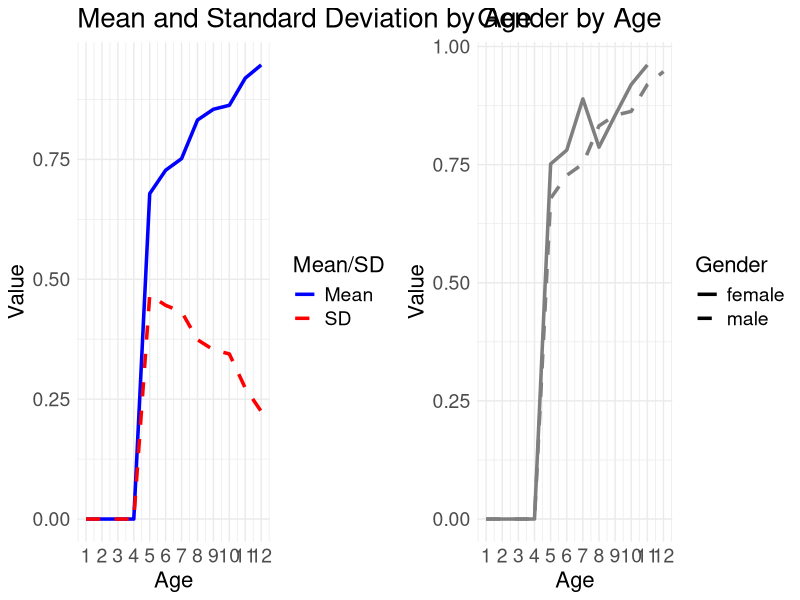
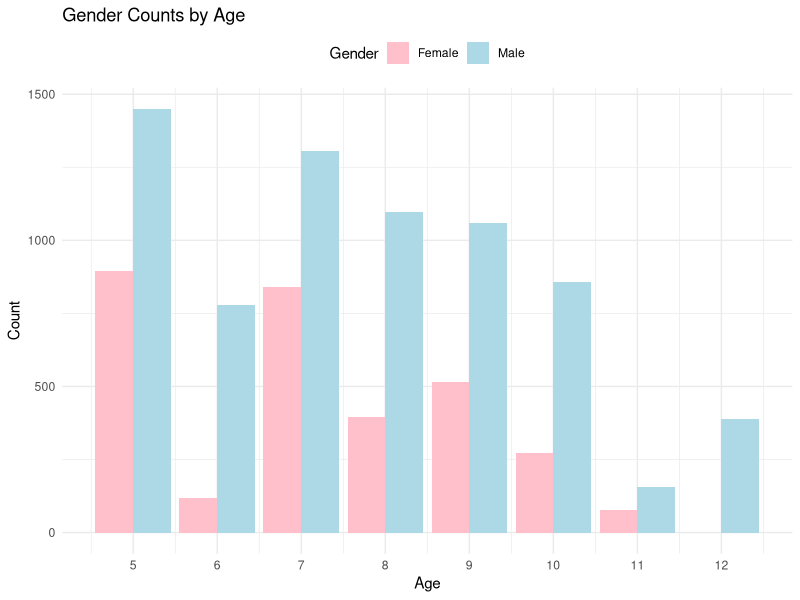

These figures' R source, in order:
## ---- chunk 1
knitr::opts_chunk$set(echo = TRUE)
## ---- chunk 2
library(tidyverse)
library(dplyr)
library(knitr)
library(ggplot2)
library(gridExtra)
## ---- chunk 3
tom2 <- read.csv("../behavioral_data/ToMBooklet1-Data.csv")

gender <- read.csv("../behavioral_data//ToMBooklet1_gender.csv") %>%
  rename(subID = SubID) %>%
  mutate(Age = as.integer(Age)) # 整数

#print("展示表头")
#print(head(tom2))
#print("展示表头")

gender$Gender[gender$Gender == "F"] <- "Female"
gender$Gender[gender$Gender == "M"] <- "Male"


tom2_gender <- right_join(tom2, gender, by = "subID") %>%  # 表左联right_join
  group_by(Question_ID, Gender) # group_by聚合


tom2_gender <- tom2_gender[!is.na(tom2_gender$Age), ]

print(head(tom2_gender))
## ---- chunk 4
# 存储结果的列表

unique_ages <- sort(unique(tom2_gender$Age)) # 不同年龄

ages_mean <- numeric(length(unique_ages))
ages_sd <- numeric(length(unique_ages))

f_ages_mean  <- numeric(length(unique_ages))
f_ages_sd <- numeric(length(unique_ages))

m_ages_mean <- numeric(length(unique_ages))
m_ages_sd <- numeric(length(unique_ages))


for(age in unique_ages) {
  older <- tom2_gender %>%
    filter(Age == age)
  
  f_older <- older %>%
    filter(Gender == "Female")
  
  m_older <- older %>%
    filter(Gender == "Male")
  
  
  ages_mean[age] <- mean(m_older$Answer..0..1., na.rm = TRUE)
  ages_sd[age] <- sd(m_older$Answer..0..1., na.rm = TRUE)
  
  f_ages_mean[age] <- mean(f_older$Answer..0..1., na.rm = TRUE)
  f_ages_sd[age] <- sd(f_older$Answer..0..1., na.rm = TRUE)
  
  m_ages_mean[age] <- mean(m_older$Answer..0..1., na.rm = TRUE)

m_ages_sd[age] <- sd(m_older$Answer..0..1., na.rm = TRUE)
}
  

#plot(ages_mean, type = "l", main = "Line Plot", xlab = "age", ylab = "answer mean")
#plot(ages_sd, type = "l", main = "Line Plot", xlab = "age", ylab = "answer mean")

data <- data.frame(
  Age = 1:max(unique_ages),
  Mean = ages_mean,
  SD = ages_sd,
  f_m = f_ages_mean,
  f_sd = f_ages_sd,
  m_m = m_ages_mean,
  m_sd = m_ages_sd
)

p1 <- ggplot(data) +
  geom_line(aes(x = Age, y = Mean, color = "Mean", linetype = "Mean"), size = 1.2) +
  geom_line(aes(x = Age, y = SD, color = "SD", linetype = "SD"), size = 1.2) +
  scale_color_manual(name = "Mean/SD", values = c("Mean" = "blue", "SD" = "red")) +
  scale_linetype_manual(name = "Mean/SD", values = c("Mean" = "solid", "SD" = "dashed")) +
  labs(title = "Mean and Standard Deviation by Age", x = "Age", y = "Value") +
  theme_minimal() +
  scale_x_continuous(breaks = seq(min(data$Age), max(data$Age), by = 1)) +
  theme(plot.title = element_text(size = 20),
        legend.title = element_text(size = 16),  # Adjust legend title size
        legend.text = element_text(size = 14),   # Adjust legend text size
        axis.title.x = element_text(size = 16),  # Adjust x-axis title size
        axis.title.y = element_text(size = 16),  # Adjust y-axis title size
        axis.text.x = element_text(size = 14),   # Adjust x-axis text size
        axis.text.y = element_text(size = 14))   # Adjust y-axis text size

# Plot 2
p2 <- ggplot(data) +
  geom_line(aes(x = Age, y = f_m, color = "female", linetype = "female"), size = 1.2) +
  geom_line(aes(x = Age, y = m_m, color = "male", linetype = "male"), size = 1.2) +
  scale_color_manual(name = "Gender", values = c("Female" = "blue", "Male" = "red")) +
  scale_linetype_manual(name = "Gender", values = c("female" = "solid", "male" = "dashed")) +
  labs(title = "Gender by Age", x = "Age", y = "Value") +
  theme_minimal() +
  scale_x_continuous(breaks = seq(min(data$Age), max(data$Age), by = 1)) +
  theme(plot.title = element_text(size = 20),
        legend.title = element_text(size = 16),  # Adjust legend title size
        legend.text = element_text(size = 14),   # Adjust legend text size
        axis.title.x = element_text(size = 16),  # Adjust x-axis title size
        axis.title.y = element_text(size = 16),  # Adjust y-axis title size
        axis.text.x = element_text(size = 14),   # Adjust x-axis text size
        axis.text.y = element_text(size = 14))   # Adjust y-axis text size

# Combine plots
combined_plot <- grid.arrange(p1, p2, ncol = 2)

# Save combined plot
ggsave("combined_plot.png", combined_plot, width = 16, height = 8, units = "in")
## ---- chunk 5
library(ggplot2)
library(dplyr)
library(tidyr)

gender_counts <- tom2_gender %>%
  group_by(Age, Gender) %>%
  summarise(count = n()) %>%
  ungroup() %>%
  complete(Age, Gender, fill = list(count = 0))

ggplot(gender_counts, aes(x = Age, y = count, fill = Gender)) +
  geom_bar(stat = "identity", position = "dodge") +
  labs(title = "Gender Counts by Age", x = "Age", y = "Count") +
  scale_fill_manual(values = c("Female" = "pink", "Male" = "lightblue")) +
  theme_minimal() +
  theme(legend.position = "top") +
  scale_x_continuous(breaks = seq(5, 12,1))
## ---- chunk 6
unique_ages_11 <- sort(unique(tom2_gender$Age))
unique_ages_11 <- unique_ages_11[unique_ages_11 != 12]
unique_ages_11
## ---- chunk 7
all_ages_summary <- list()
all_ages_differences <- list()

print(unique_ages)
for (age in unique_ages_11) {  # 排除12岁的
# 下面是源代码内容
  older <- tom2_gender %>%
    filter(Age == age)
  print(age)
  
  older_summary <- older %>%
    summarise(
      mean_response = mean(Answer..0..1., na.rm = TRUE),
      sd_response = sd(Answer..0..1., na.rm = TRUE)
    )
  
  all_ages_summary[[paste("Age", age)]] <- older_summary # 结果添加到表用于一起打印

  #print(paste("Summary for Age", age, "and up:")) # 用于分别打印
  #print(older_summary)
  
older_differences <- older %>%
  group_by(Question_ID, Gender) %>%
  summarise(mean_response = mean(Answer..0..1., na.rm = TRUE)) %>%
  pivot_wider(names_from = Gender, values_from = mean_response, values_fill = 0) %>%
  mutate(across(any_of(c("Female", "Male")), ~ifelse(is.null(.), 0, .))) %>%
  mutate(gender_difference = coalesce(Female, 0) - coalesce(Male, 0)) %>%
  arrange(desc(gender_difference))

  unique(older$Gender)
  
  all_ages_differences[[paste("Age", age)]] <- older_differences # 结果添加到表用于一起打印
  
  #print(paste("Differences for Age", age, "and up:"))# 用于分别打印
  #print(older_differences)

  # 对每个年龄组进行基于Question的簇分析



cluster_older <- older %>%
mutate(Cluster = sub(".*_(1[0-9]|[1-9])\\..*", "\\1", Question_ID))
  
  cluster_older_summary <- cluster_older %>%
    group_by(Cluster) %>%
    summarise(
      mean_response = mean(Answer..0..1., na.rm = TRUE),
      sd_response = sd(Answer..0..1., na.rm = TRUE)
    ) %>%
    arrange(as.numeric(Cluster))
  
  #all_ages_summary[[paste("Cluster Age", age)]] <- cluster_older_summary

  #print(paste("Summary for Cluster Age", age, "and up:"))
  #print(cluster_older_summary)
  
cluster_older_differences <- cluster_older %>%
  group_by(Cluster, Gender) %>%
  summarise(mean_response = mean(Answer..0..1., na.rm = TRUE)) %>%
  pivot_wider(names_from = Gender, values_from = mean_response, values_fill = 0) %>%
  mutate(gender_difference = `Female` - `Male`) %>%
  arrange(desc(gender_difference))
  
  all_ages_differences[[paste("Cluster Age", age)]] <- cluster_older_differences

  #print(paste("Differences for Cluster Age", age, "and up:"))
  #print(cluster_older_summary)
}

# 删除注释可以使用下面的代码打印出所有年龄段的汇总结果和差异
print(all_ages_summary)
#print(all_ages_differences)
## ---- chunk 8
print(names(all_ages_summary))
## ---- chunk 9
print(all_ages_summary["Age 3"])
